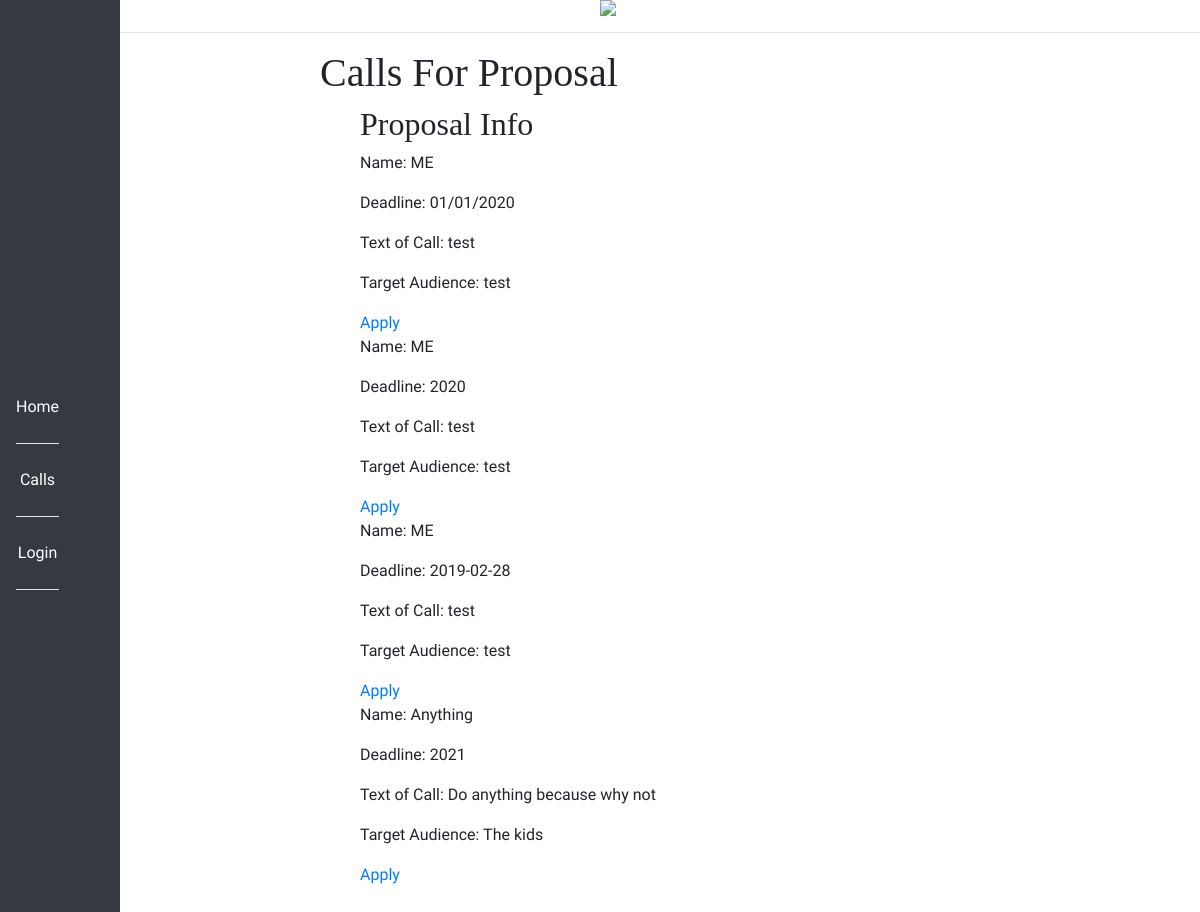
The app's page /calls with its own data.
### app/models.py (models this page shows, shortened)
class Proposal(db.Model):
    id = db.Column(db.Integer, primary_key=True)
    applications = db.relationship("Application", backref="author", lazy="dynamic")
    name = db.Column(db.String(140))
    timestamp = db.Column(db.DateTime, index=True, default=datetime.utcnow)
    user_id = db.Column(db.Integer, db.ForeignKey('user.id'))
    deadline = db.Column(db.String(20))
    text_of_call = db.Column(db.String(500))
    target_audience = db.Column(db.String(50))
    eligibility_criteria = db.Column(db.String(100))
    reporting_guidelines = db.Column(db.String(150))
    start_date = db.Column(db.String(20))
    type_of_call = db.Column(db.String(40))
    call_status = db.Column(db.String(20))

### app/routes.py (the view)
@app.route("/calls", methods=["GET", "POST"])
def calls():
    form = CallsForProposalFilter()
    proposal_info = Proposal.query.all()
    return render_template("calls.html", title="Calls for Proposals", form=form, proposal_info=proposal_info, img=svg)

### app/routes.py (called while the page is built)
@app.before_request
def before_request():
    if current_user.is_authenticated:
        current_user.last_seen = datetime.utcnow()
        db.session.commit()

### app/templates/calls.html
{% extends "base.html" %}
{% block content %}
<main>
<h1>Calls For Proposal</h1>
<ul>
    <h2>Proposal Info</h2>
    {% for entry in proposal_info %}
        <p>Name: {{ entry.name }}</p>
        <p>Deadline: {{ entry.deadline }}</p>
        <p>Text of Call: {{ entry.text_of_call }}</p>
        <p>Target Audience: {{ entry.target_audience }}</p>
        <a href="{{ url_for('proposal_application', id=entry.id) }}">Apply</a>
    {% endfor %}
</ul>
</main>
{% endblock %}

### app/static/css/style.css (style rules this page uses)
main { display:block; padding-left:20em; }
h1, h2, h3, h4, h5, h6 { font-family:Georgia, Times, serif; }
p, div, a { font-family: 'Nobile', Helvetica, Arial, sans-serif; }

### records on screen
Proposal: name "ME", deadline "01/01/2020", text_of_call "test", target_audience "test"
Proposal: name "ME", deadline "2020", text_of_call "test", target_audience "test"
Proposal: name "ME", deadline "2019-02-28", text_of_call "test", target_audience "test"
Proposal: name "Anything", deadline "2021", text_of_call "Do anything because why not", target_audience "The kids"
